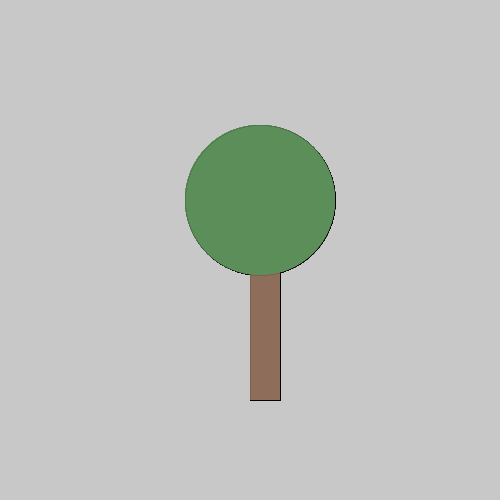
Frame 1 (no input)
Frame 60 (the mouse pressed at the canvas centre just before this capture): identical to frame 1, image omitted
Frame 120 (the mouse held since frame 60 and released just before this capture): identical to frame 1, image omitted

The Processing sketch that drew this single still picture (run headless with seeded random() and noise(); from frame 60 on, the mouse is pressed at the canvas centre):

// Processing sketch: sketch_9_9
// ── sketch_9_9.pde

void setup(){
  size(500,500);
  background(200,200,200);
  bos(12,8);
}
 
 

void draw(){
  
}

void boom(int a, int b){
  
  strokeWeight(0);
  fill(142,110,90);
  rect(250,250,30,150);
  fill(92,142,90);
  ellipse(260,200,150,150);
}

void bos(int rij, int col){
  for(int i = 0; i < rij; i++){
    for(int j = 0; j < col; j++){
      boom(70*i+50,70*j+30);
    }
  }
}
